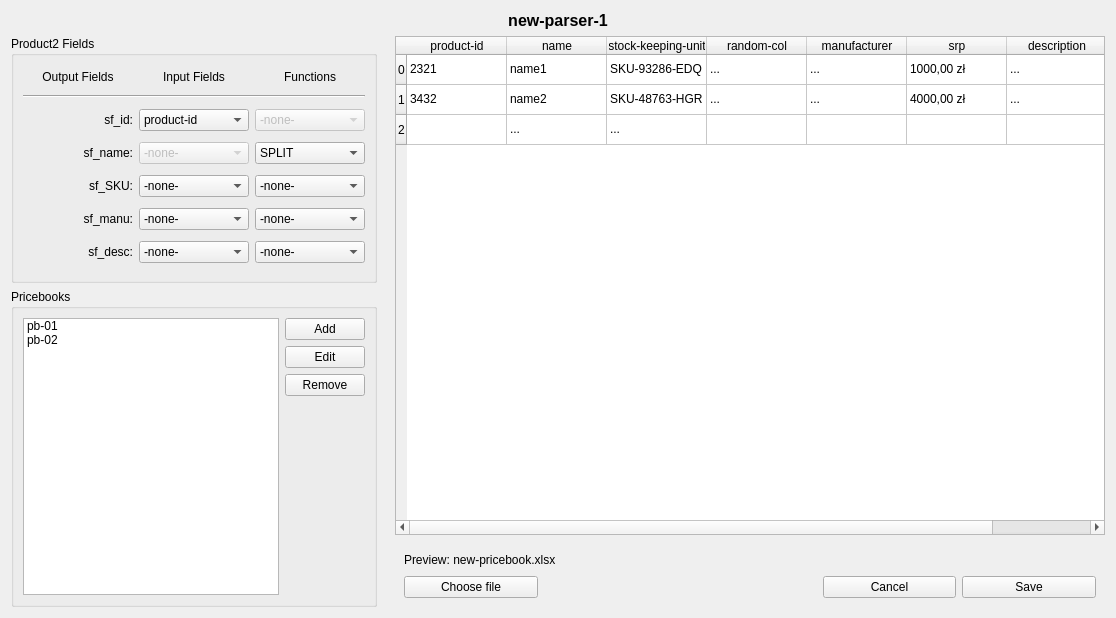
<?xml version="1.0" encoding="UTF-8"?>
<ui version="4.0">
 <class>PARSERNAME</class>
 <widget class="QWidget" name="PARSERNAME">
  <property name="geometry">
   <rect>
    <x>0</x>
    <y>0</y>
    <width>1116</width>
    <height>618</height>
   </rect>
  </property>
  <property name="windowTitle">
   <string>Form</string>
  </property>
  <property name="windowOpacity">
   <double>1.000000000000000</double>
  </property>
  <layout class="QGridLayout" name="gridLayout_4" columnstretch="0,1">
   <property name="horizontalSpacing">
    <number>18</number>
   </property>
   <item row="0" column="0" colspan="2">
    <widget class="QLabel" name="label">
     <property name="sizePolicy">
      <sizepolicy hsizetype="Preferred" vsizetype="Maximum">
       <horstretch>0</horstretch>
       <verstretch>0</verstretch>
      </sizepolicy>
     </property>
     <property name="font">
      <font>
       <pointsize>12</pointsize>
       <bold>true</bold>
      </font>
     </property>
     <property name="text">
      <string>new-parser-1</string>
     </property>
     <property name="alignment">
      <set>Qt::AlignmentFlag::AlignCenter</set>
     </property>
    </widget>
   </item>
   <item row="1" column="0">
    <widget class="QGroupBox" name="groupBox">
     <property name="title">
      <string>Product2 Fields</string>
     </property>
     <layout class="QGridLayout" name="gridLayout">
      <item row="0" column="0">
       <widget class="QLabel" name="label_7">
        <property name="sizePolicy">
         <sizepolicy hsizetype="Preferred" vsizetype="Maximum">
          <horstretch>0</horstretch>
          <verstretch>0</verstretch>
         </sizepolicy>
        </property>
        <property name="text">
         <string>Output Fields</string>
        </property>
        <property name="alignment">
         <set>Qt::AlignmentFlag::AlignCenter</set>
        </property>
       </widget>
      </item>
      <item row="0" column="1">
       <widget class="QLabel" name="label_8">
        <property name="sizePolicy">
         <sizepolicy hsizetype="Preferred" vsizetype="Maximum">
          <horstretch>0</horstretch>
          <verstretch>0</verstretch>
         </sizepolicy>
        </property>
        <property name="text">
         <string>Input Fields</string>
        </property>
        <property name="alignment">
         <set>Qt::AlignmentFlag::AlignCenter</set>
        </property>
       </widget>
      </item>
      <item row="0" column="2">
       <widget class="QLabel" name="label_9">
        <property name="sizePolicy">
         <sizepolicy hsizetype="Preferred" vsizetype="Maximum">
          <horstretch>0</horstretch>
          <verstretch>0</verstretch>
         </sizepolicy>
        </property>
        <property name="text">
         <string>Functions</string>
        </property>
        <property name="alignment">
         <set>Qt::AlignmentFlag::AlignCenter</set>
        </property>
       </widget>
      </item>
      <item row="1" column="0" colspan="3">
       <widget class="Line" name="line">
        <property name="orientation">
         <enum>Qt::Orientation::Horizontal</enum>
        </property>
       </widget>
      </item>
      <item row="2" column="0">
       <widget class="QLabel" name="label_2">
        <property name="text">
         <string>sf_id:</string>
        </property>
        <property name="alignment">
         <set>Qt::AlignmentFlag::AlignRight|Qt::AlignmentFlag::AlignTrailing|Qt::AlignmentFlag::AlignVCenter</set>
        </property>
       </widget>
      </item>
      <item row="2" column="1">
       <widget class="QComboBox" name="comboBox">
        <item>
         <property name="text">
          <string>product-id</string>
         </property>
        </item>
       </widget>
      </item>
      <item row="2" column="2">
       <widget class="QComboBox" name="comboBox_2">
        <property name="enabled">
         <bool>false</bool>
        </property>
        <item>
         <property name="text">
          <string>-none-</string>
         </property>
        </item>
       </widget>
      </item>
      <item row="3" column="0">
       <widget class="QLabel" name="label_3">
        <property name="text">
         <string>sf_name:</string>
        </property>
        <property name="alignment">
         <set>Qt::AlignmentFlag::AlignRight|Qt::AlignmentFlag::AlignTrailing|Qt::AlignmentFlag::AlignVCenter</set>
        </property>
       </widget>
      </item>
      <item row="3" column="1">
       <widget class="QComboBox" name="comboBox_4">
        <property name="enabled">
         <bool>false</bool>
        </property>
        <item>
         <property name="text">
          <string>-none-</string>
         </property>
        </item>
       </widget>
      </item>
      <item row="3" column="2">
       <widget class="QComboBox" name="comboBox_3">
        <item>
         <property name="text">
          <string>SPLIT</string>
         </property>
        </item>
       </widget>
      </item>
      <item row="4" column="0">
       <widget class="QLabel" name="label_4">
        <property name="text">
         <string>sf_SKU:</string>
        </property>
        <property name="alignment">
         <set>Qt::AlignmentFlag::AlignRight|Qt::AlignmentFlag::AlignTrailing|Qt::AlignmentFlag::AlignVCenter</set>
        </property>
       </widget>
      </item>
      <item row="4" column="1">
       <widget class="QComboBox" name="comboBox_6">
        <item>
         <property name="text">
          <string>-none-</string>
         </property>
        </item>
       </widget>
      </item>
      <item row="4" column="2">
       <widget class="QComboBox" name="comboBox_5">
        <item>
         <property name="text">
          <string>-none-</string>
         </property>
        </item>
       </widget>
      </item>
      <item row="5" column="0">
       <widget class="QLabel" name="label_5">
        <property name="text">
         <string>sf_manu:</string>
        </property>
        <property name="alignment">
         <set>Qt::AlignmentFlag::AlignRight|Qt::AlignmentFlag::AlignTrailing|Qt::AlignmentFlag::AlignVCenter</set>
        </property>
       </widget>
      </item>
      <item row="5" column="1">
       <widget class="QComboBox" name="comboBox_8">
        <item>
         <property name="text">
          <string>-none-</string>
         </property>
        </item>
       </widget>
      </item>
      <item row="5" column="2">
       <widget class="QComboBox" name="comboBox_7">
        <item>
         <property name="text">
          <string>-none-</string>
         </property>
        </item>
       </widget>
      </item>
      <item row="6" column="0">
       <widget class="QLabel" name="label_6">
        <property name="text">
         <string>sf_desc:</string>
        </property>
        <property name="alignment">
         <set>Qt::AlignmentFlag::AlignRight|Qt::AlignmentFlag::AlignTrailing|Qt::AlignmentFlag::AlignVCenter</set>
        </property>
       </widget>
      </item>
      <item row="6" column="1">
       <widget class="QComboBox" name="comboBox_10">
        <item>
         <property name="text">
          <string>-none-</string>
         </property>
        </item>
       </widget>
      </item>
      <item row="6" column="2">
       <widget class="QComboBox" name="comboBox_9">
        <item>
         <property name="text">
          <string>-none-</string>
         </property>
        </item>
       </widget>
      </item>
     </layout>
    </widget>
   </item>
   <item row="3" column="1">
    <widget class="QFrame" name="frame">
     <property name="enabled">
      <bool>true</bool>
     </property>
     <property name="sizePolicy">
      <sizepolicy hsizetype="Preferred" vsizetype="Maximum">
       <horstretch>0</horstretch>
       <verstretch>0</verstretch>
      </sizepolicy>
     </property>
     <property name="frameShape">
      <enum>QFrame::Shape::NoFrame</enum>
     </property>
     <property name="frameShadow">
      <enum>QFrame::Shadow::Raised</enum>
     </property>
     <layout class="QGridLayout" name="gridLayout_2">
      <item row="0" column="0" colspan="2">
       <widget class="QLabel" name="label_11">
        <property name="sizePolicy">
         <sizepolicy hsizetype="Preferred" vsizetype="Maximum">
          <horstretch>0</horstretch>
          <verstretch>0</verstretch>
         </sizepolicy>
        </property>
        <property name="text">
         <string>Preview: new-pricebook.xlsx</string>
        </property>
       </widget>
      </item>
      <item row="0" column="2" colspan="3">
       <spacer name="horizontalSpacer">
        <property name="orientation">
         <enum>Qt::Orientation::Horizontal</enum>
        </property>
        <property name="sizeHint" stdset="0">
         <size>
          <width>413</width>
          <height>20</height>
         </size>
        </property>
       </spacer>
      </item>
      <item row="1" column="0">
       <widget class="QPushButton" name="pushButton_3">
        <property name="text">
         <string>Choose file</string>
        </property>
       </widget>
      </item>
      <item row="1" column="1" colspan="2">
       <spacer name="horizontalSpacer_2">
        <property name="orientation">
         <enum>Qt::Orientation::Horizontal</enum>
        </property>
        <property name="sizeHint" stdset="0">
         <size>
          <width>272</width>
          <height>20</height>
         </size>
        </property>
       </spacer>
      </item>
      <item row="1" column="3">
       <widget class="QPushButton" name="pushButton_2">
        <property name="text">
         <string>Cancel</string>
        </property>
       </widget>
      </item>
      <item row="1" column="4">
       <widget class="QPushButton" name="pushButton">
        <property name="text">
         <string>Save</string>
        </property>
       </widget>
      </item>
     </layout>
    </widget>
   </item>
   <item row="1" column="1" rowspan="2">
    <widget class="QTableWidget" name="tableWidget">
     <property name="rowCount">
      <number>3</number>
     </property>
     <row>
      <property name="text">
       <string>0</string>
      </property>
     </row>
     <row>
      <property name="text">
       <string>1</string>
      </property>
     </row>
     <row>
      <property name="text">
       <string>2</string>
      </property>
     </row>
     <column>
      <property name="text">
       <string>product-id</string>
      </property>
     </column>
     <column>
      <property name="text">
       <string>name</string>
      </property>
     </column>
     <column>
      <property name="text">
       <string>stock-keeping-unit</string>
      </property>
     </column>
     <column>
      <property name="text">
       <string>random-col</string>
      </property>
     </column>
     <column>
      <property name="text">
       <string>manufacturer</string>
      </property>
     </column>
     <column>
      <property name="text">
       <string>srp</string>
      </property>
     </column>
     <column>
      <property name="text">
       <string>description</string>
      </property>
     </column>
     <item row="0" column="0">
      <property name="text">
       <string>2321</string>
      </property>
     </item>
     <item row="0" column="1">
      <property name="text">
       <string>name1</string>
      </property>
     </item>
     <item row="0" column="2">
      <property name="text">
       <string>SKU-93286-EDQ</string>
      </property>
     </item>
     <item row="0" column="3">
      <property name="text">
       <string>...</string>
      </property>
     </item>
     <item row="0" column="4">
      <property name="text">
       <string>...</string>
      </property>
     </item>
     <item row="0" column="5">
      <property name="text">
       <string>1000,00 zł</string>
      </property>
     </item>
     <item row="0" column="6">
      <property name="text">
       <string>...</string>
      </property>
     </item>
     <item row="1" column="0">
      <property name="text">
       <string>3432</string>
      </property>
     </item>
     <item row="1" column="1">
      <property name="text">
       <string>name2</string>
      </property>
     </item>
     <item row="1" column="2">
      <property name="text">
       <string>SKU-48763-HGR</string>
      </property>
     </item>
     <item row="1" column="3">
      <property name="text">
       <string>...</string>
      </property>
     </item>
     <item row="1" column="4">
      <property name="text">
       <string>...</string>
      </property>
     </item>
     <item row="1" column="5">
      <property name="text">
       <string>4000,00 zł</string>
      </property>
     </item>
     <item row="1" column="6">
      <property name="text">
       <string>...</string>
      </property>
     </item>
     <item row="2" column="1">
      <property name="text">
       <string>...</string>
      </property>
     </item>
     <item row="2" column="2">
      <property name="text">
       <string>...</string>
      </property>
     </item>
    </widget>
   </item>
   <item row="2" column="0" rowspan="2">
    <widget class="QGroupBox" name="groupBox_2">
     <property name="title">
      <string>Pricebooks</string>
     </property>
     <layout class="QGridLayout" name="gridLayout_3">
      <item row="0" column="0" rowspan="4">
       <widget class="QListWidget" name="listWidget">
        <item>
         <property name="text">
          <string>pb-01</string>
         </property>
        </item>
        <item>
         <property name="text">
          <string>pb-02</string>
         </property>
        </item>
       </widget>
      </item>
      <item row="0" column="1">
       <widget class="QPushButton" name="pushButton_4">
        <property name="text">
         <string>Add</string>
        </property>
       </widget>
      </item>
      <item row="1" column="1">
       <widget class="QPushButton" name="pushButton_5">
        <property name="text">
         <string>Edit</string>
        </property>
       </widget>
      </item>
      <item row="2" column="1">
       <widget class="QPushButton" name="pushButton_6">
        <property name="text">
         <string>Remove</string>
        </property>
       </widget>
      </item>
      <item row="3" column="1">
       <spacer name="verticalSpacer">
        <property name="orientation">
         <enum>Qt::Orientation::Vertical</enum>
        </property>
        <property name="sizeHint" stdset="0">
         <size>
          <width>20</width>
          <height>186</height>
         </size>
        </property>
       </spacer>
      </item>
     </layout>
    </widget>
   </item>
  </layout>
 </widget>
 <resources/>
 <connections/>
</ui>
